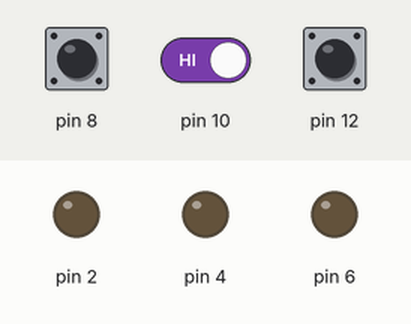
This sketch was run on a simulated Arduino Uno, built with avr-gcc and run on an emulated ATmega328P. On the bench: output pins drawn as LEDs (lit = HIGH). Inputs (shaded band) come from the test bench; at power-on: pin 8 HIGH, pin 10 HIGH, pin 12 HIGH.

Above: at 1.2 s.
1.3 s: pin 8 pulled LOW for 0.15 s
At 2.7 s:
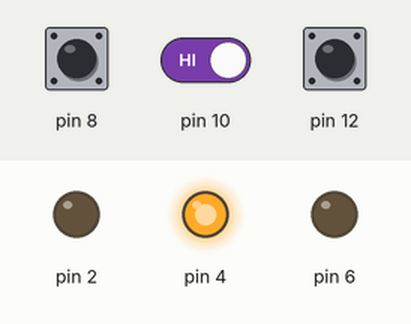
4.4 s: pin 8 pulled LOW for 1 s
At 7.6 s:
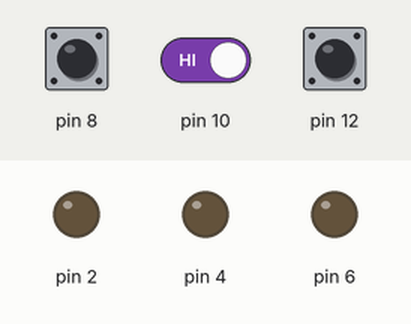
7.9 s: pin 8 pulled LOW for 3.2 s
At 8.9 s:
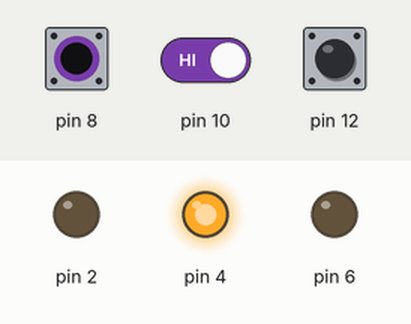
13.4 s: pin 8 driven LOW and pin 10 driven LOW
At 14.3 s:
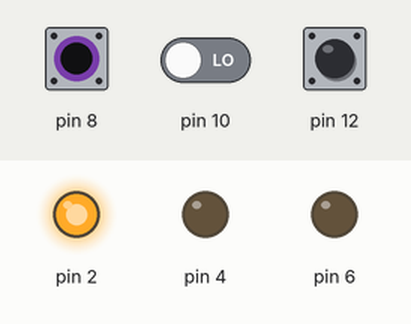
14.9 s: pin 12 pulled LOW for 1 s
At 15.8 s:
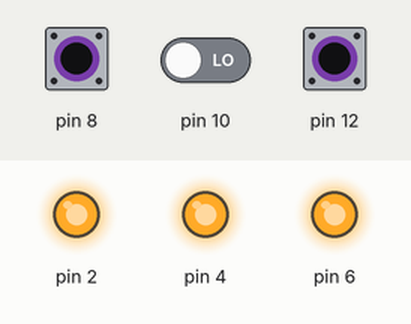
Timing chart, 0 to 18.9 s (numbered marks = the images above; inputs shaded):
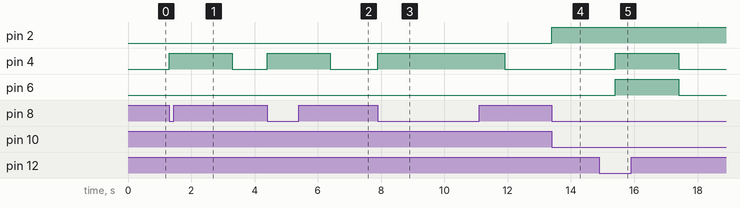

The sketch:

Tugas_Prak_MCU_2_2_FIX.ino
```cpp
int lamp[] = { 2, 4, 6 };
int pshBtn[] = { 8, 10, 12 };
int btn1; int btn2; int btn3;

void setup() {
  pinMode(2, OUTPUT);
  pinMode(4, OUTPUT);
  pinMode(6, OUTPUT);
  pinMode(8, INPUT_PULLUP);
  pinMode(10, INPUT_PULLUP);
  pinMode(12, INPUT_PULLUP);
}
void loop() {
  btn1 = digitalRead(8);
  btn2 = digitalRead(10);
  btn3 = digitalRead(12);

  if (btn1 == 0 && btn2 == 0 && btn3 == 0) {
    digitalWrite(2, HIGH);
    digitalWrite(4, HIGH);
    digitalWrite(6, HIGH);
    delay(2000);
  } else if (btn1 == 0 && btn2 == 0) {
    digitalWrite(2, HIGH);
    digitalWrite(4, LOW);
    digitalWrite(6, LOW);
    delay(2000);
  } else if (btn1 == 0 || btn3 == 0) {
    digitalWrite(2, LOW);
    digitalWrite(4, HIGH);
    digitalWrite(6, LOW);
    delay(2000);
  } else {
    digitalWrite(2, LOW);
    digitalWrite(4, LOW);
    digitalWrite(6, LOW);
  }
}
```

Measured:
- after the input at 1.3 s, pin 4: LOW → HIGH at once, → LOW 2.0 s later
- after the input at 4.4 s, pin 4: LOW → HIGH at once, → LOW 2.0 s later
- after the input at 7.9 s, pin 4: LOW → HIGH at once, → LOW 4.0 s later
- after the input at 13.4 s, pin 2: LOW → HIGH at once
- after the input at 14.9 s, pin 4, pin 6: LOW → HIGH after 0.50 s, → LOW 2.0 s later
